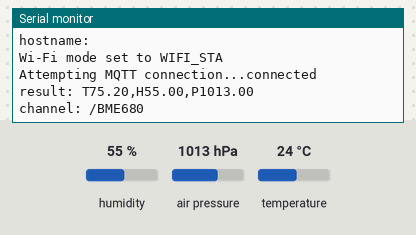
The sketch below on a simulated Arduino Uno, built with avr-gcc and run on an emulated ATmega328P. On the bench: the last lines printed to the serial monitor. Inputs (shaded band) come from the test bench; at power-on: humidity 55 %, air pressure 1013 hPa, temperature 24 °C. Storage starts empty; no MQTT or app messages arrive unless stated.

Above: at 2.7 s.
2.8 s: humidity set to 22 %
At 4.1 s:
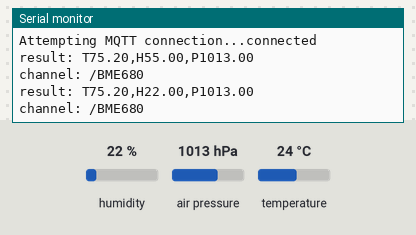
4.3 s: air pressure set to 952 hPa
At 5.4 s:
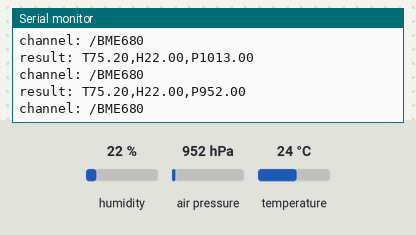
5.8 s: temperature set to 12 °C
At 7.4 s:
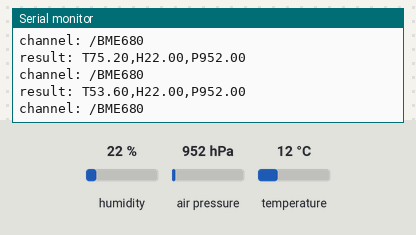

The sketch:

mqtt_basement.ino
```cpp
// (licence header left out)
#include <Wire.h>

#include <GUS_base.h>
// +++ include proper sensor (& maybe GUSh) headers
#include <GUS_bme680.h>

// +++ needed for MQTT topic: 1 for each sensor
#define SENSOR1  "BME680"

// declare GUS base & sensors
GUS_base *gus;
// +++ references to sensors
GUS_bme680 *sensor1;

void setup() {
    Serial.begin(115200);

    // GUS & sensor setup
    gus = new GUS_base();
    gus->setup();

    // +++ instantiate & setup sensors
    sensor1 = new GUS_bme680();
    sensor1->setup();
}

void loop() {
    // do GUS loop stuff
    gus->loop();

    // +++ Publish data for each sensor
    pubSensorData(sensor1, SENSOR1);
}

// Helper function
void pubSensorData(GUS_sensor_super *sensor, char *sensorName) {
    gus->pubData(sensorName,
      sensor->readFTemperature(),
      sensor->readHumidity(),
      sensor->readPressure()/100.0F);
}
```

Measured:
- after the input at 2.8 s, the serial monitor: prints a new line after 0.79 s (image 1)
- after the input at 4.3 s, the serial monitor: prints a new line after 0.30 s (image 2)
- after the input at 5.8 s, the serial monitor: prints a new line after 0.81 s (image 3)
